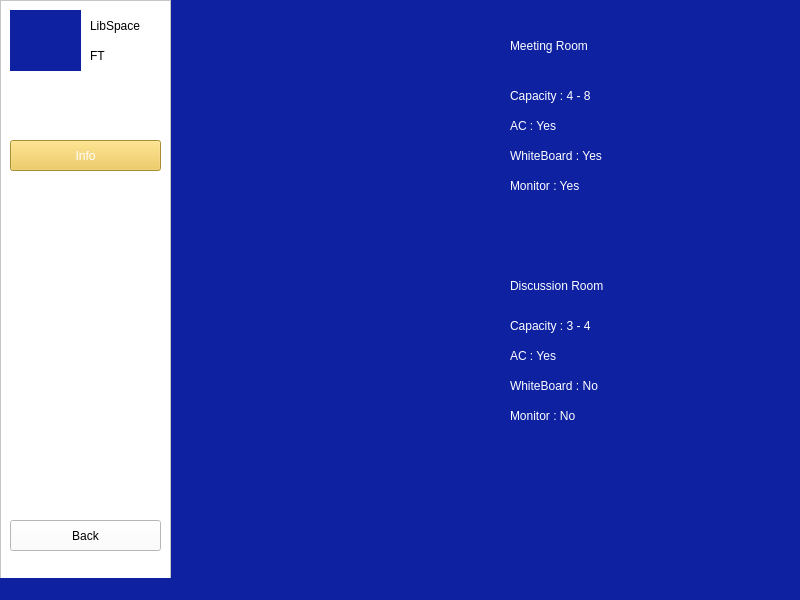
<?xml version="1.0" encoding="UTF-8"?>
<ui version="4.0">
 <class>InformasiRuangan2</class>
 <widget class="QMainWindow" name="InformasiRuangan2">
  <property name="geometry">
   <rect>
    <x>0</x>
    <y>0</y>
    <width>800</width>
    <height>600</height>
   </rect>
  </property>
  <property name="maximumSize">
   <size>
    <width>800</width>
    <height>600</height>
   </size>
  </property>
  <property name="windowTitle">
   <string>MainWindow</string>
  </property>
  <property name="styleSheet">
   <string notr="true">background-color: rgb(13, 33, 161);
</string>
  </property>
  <widget class="QWidget" name="centralwidget">
   <widget class="QGraphicsView" name="rectangleAdmin">
    <property name="geometry">
     <rect>
      <x>0</x>
      <y>0</y>
      <width>171</width>
      <height>591</height>
     </rect>
    </property>
    <property name="styleSheet">
     <string notr="true">background-color: rgb(255, 255, 255);</string>
    </property>
   </widget>
   <widget class="QLabel" name="apkLabelName">
    <property name="geometry">
     <rect>
      <x>90</x>
      <y>10</y>
      <width>71</width>
      <height>31</height>
     </rect>
    </property>
    <property name="styleSheet">
     <string notr="true">font: 700 12pt &quot;Comic Sans MS&quot;;
color: rgb(0, 0, 0);
background-color: rgb(255, 255, 255);</string>
    </property>
    <property name="text">
     <string>LibSpace</string>
    </property>
    <property name="alignment">
     <set>Qt::AlignmentFlag::AlignLeading|Qt::AlignmentFlag::AlignLeft|Qt::AlignmentFlag::AlignVCenter</set>
    </property>
   </widget>
   <widget class="QPushButton" name="viewRequestButton">
    <property name="geometry">
     <rect>
      <x>10</x>
      <y>140</y>
      <width>151</width>
      <height>31</height>
     </rect>
    </property>
    <property name="styleSheet">
     <string notr="true">background-color: rgb(238, 198, 67);
font: 700 10pt &quot;Century Gothic&quot;;
color: rgb(255, 255, 255);</string>
    </property>
    <property name="text">
     <string>Info</string>
    </property>
   </widget>
   <widget class="QPushButton" name="backButton">
    <property name="geometry">
     <rect>
      <x>10</x>
      <y>520</y>
      <width>151</width>
      <height>31</height>
     </rect>
    </property>
    <property name="styleSheet">
     <string notr="true">background-color: rgb(255, 255, 255);
color: rgb(0, 0, 0);
font: 700 10pt &quot;Century Gothic&quot;;</string>
    </property>
    <property name="text">
     <string>Back</string>
    </property>
   </widget>
   <widget class="QLabel" name="apkLabelName_3">
    <property name="geometry">
     <rect>
      <x>90</x>
      <y>40</y>
      <width>71</width>
      <height>31</height>
     </rect>
    </property>
    <property name="styleSheet">
     <string notr="true">font: 700 12pt &quot;Comic Sans MS&quot;;
color: rgb(0, 0, 0);
background-color: rgb(255, 255, 255);</string>
    </property>
    <property name="text">
     <string>FT</string>
    </property>
    <property name="alignment">
     <set>Qt::AlignmentFlag::AlignLeading|Qt::AlignmentFlag::AlignLeft|Qt::AlignmentFlag::AlignVCenter</set>
    </property>
   </widget>
   <widget class="QLabel" name="LibSpaceLogo">
    <property name="geometry">
     <rect>
      <x>10</x>
      <y>10</y>
      <width>71</width>
      <height>61</height>
     </rect>
    </property>
    <property name="text">
     <string/>
    </property>
    <property name="pixmap">
     <pixmap>../../../Downloads/LIBSPACE FT/1.png</pixmap>
    </property>
    <property name="scaledContents">
     <bool>true</bool>
    </property>
   </widget>
   <widget class="QLabel" name="meetingRoom">
    <property name="geometry">
     <rect>
      <x>220</x>
      <y>30</y>
      <width>241</width>
      <height>211</height>
     </rect>
    </property>
    <property name="text">
     <string/>
    </property>
    <property name="pixmap">
     <pixmap>../../../Downloads/LIBSPACE FT/3.png</pixmap>
    </property>
    <property name="scaledContents">
     <bool>true</bool>
    </property>
   </widget>
   <widget class="QLabel" name="discussionRoom">
    <property name="geometry">
     <rect>
      <x>220</x>
      <y>270</y>
      <width>241</width>
      <height>231</height>
     </rect>
    </property>
    <property name="text">
     <string/>
    </property>
    <property name="pixmap">
     <pixmap>../../../Downloads/LIBSPACE FT/3.png</pixmap>
    </property>
    <property name="scaledContents">
     <bool>true</bool>
    </property>
   </widget>
   <widget class="QLabel" name="label">
    <property name="geometry">
     <rect>
      <x>510</x>
      <y>250</y>
      <width>281</width>
      <height>71</height>
     </rect>
    </property>
    <property name="styleSheet">
     <string notr="true">
color: rgb(255, 255, 255);
font: 700 24pt &quot;Century Gothic&quot;;</string>
    </property>
    <property name="text">
     <string>Discussion Room</string>
    </property>
   </widget>
   <widget class="QLabel" name="label_2">
    <property name="geometry">
     <rect>
      <x>510</x>
      <y>310</y>
      <width>131</width>
      <height>31</height>
     </rect>
    </property>
    <property name="styleSheet">
     <string notr="true">
color: rgb(255, 255, 255);
font: 700 10pt &quot;Century Gothic&quot;;</string>
    </property>
    <property name="text">
     <string>Capacity : 3 - 4</string>
    </property>
   </widget>
   <widget class="QLabel" name="label_3">
    <property name="geometry">
     <rect>
      <x>510</x>
      <y>340</y>
      <width>81</width>
      <height>31</height>
     </rect>
    </property>
    <property name="styleSheet">
     <string notr="true">
color: rgb(255, 255, 255);
font: 700 10pt &quot;Century Gothic&quot;;</string>
    </property>
    <property name="text">
     <string>AC : Yes</string>
    </property>
   </widget>
   <widget class="QLabel" name="label_4">
    <property name="geometry">
     <rect>
      <x>510</x>
      <y>370</y>
      <width>211</width>
      <height>31</height>
     </rect>
    </property>
    <property name="styleSheet">
     <string notr="true">
color: rgb(255, 255, 255);
font: 700 10pt &quot;Century Gothic&quot;;</string>
    </property>
    <property name="text">
     <string>WhiteBoard : No</string>
    </property>
   </widget>
   <widget class="QLabel" name="label_5">
    <property name="geometry">
     <rect>
      <x>510</x>
      <y>400</y>
      <width>81</width>
      <height>31</height>
     </rect>
    </property>
    <property name="styleSheet">
     <string notr="true">
color: rgb(255, 255, 255);
font: 700 10pt &quot;Century Gothic&quot;;</string>
    </property>
    <property name="text">
     <string>Monitor : No</string>
    </property>
   </widget>
   <widget class="QLabel" name="label_6">
    <property name="geometry">
     <rect>
      <x>510</x>
      <y>110</y>
      <width>81</width>
      <height>31</height>
     </rect>
    </property>
    <property name="styleSheet">
     <string notr="true">
color: rgb(255, 255, 255);
font: 700 10pt &quot;Century Gothic&quot;;</string>
    </property>
    <property name="text">
     <string>AC : Yes</string>
    </property>
   </widget>
   <widget class="QLabel" name="label_7">
    <property name="geometry">
     <rect>
      <x>510</x>
      <y>170</y>
      <width>81</width>
      <height>31</height>
     </rect>
    </property>
    <property name="styleSheet">
     <string notr="true">
color: rgb(255, 255, 255);
font: 700 10pt &quot;Century Gothic&quot;;</string>
    </property>
    <property name="text">
     <string>Monitor : Yes</string>
    </property>
   </widget>
   <widget class="QLabel" name="label_8">
    <property name="geometry">
     <rect>
      <x>510</x>
      <y>20</y>
      <width>251</width>
      <height>51</height>
     </rect>
    </property>
    <property name="styleSheet">
     <string notr="true">
color: rgb(255, 255, 255);
font: 700 24pt &quot;Century Gothic&quot;;</string>
    </property>
    <property name="text">
     <string>Meeting Room</string>
    </property>
   </widget>
   <widget class="QLabel" name="label_9">
    <property name="geometry">
     <rect>
      <x>510</x>
      <y>140</y>
      <width>171</width>
      <height>31</height>
     </rect>
    </property>
    <property name="styleSheet">
     <string notr="true">
color: rgb(255, 255, 255);
font: 700 10pt &quot;Century Gothic&quot;;</string>
    </property>
    <property name="text">
     <string>WhiteBoard : Yes</string>
    </property>
   </widget>
   <widget class="QLabel" name="label_10">
    <property name="geometry">
     <rect>
      <x>510</x>
      <y>80</y>
      <width>171</width>
      <height>31</height>
     </rect>
    </property>
    <property name="styleSheet">
     <string notr="true">
color: rgb(255, 255, 255);
font: 700 10pt &quot;Century Gothic&quot;;</string>
    </property>
    <property name="text">
     <string>Capacity : 4 - 8</string>
    </property>
   </widget>
  </widget>
  <widget class="QMenuBar" name="menubar">
   <property name="geometry">
    <rect>
     <x>0</x>
     <y>0</y>
     <width>800</width>
     <height>17</height>
    </rect>
   </property>
  </widget>
  <widget class="QStatusBar" name="statusbar"/>
 </widget>
 <resources/>
 <connections/>
</ui>
